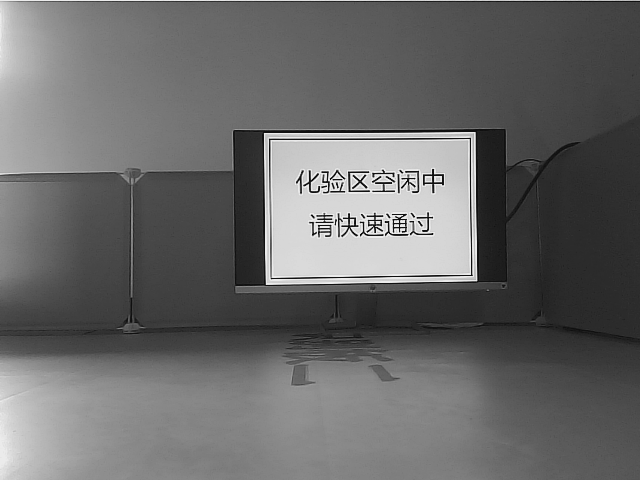
#> input picture cars/car22/rootfs/home/keyuan22/board2_ocr/samples/pass.png, 640 x 480 px
$ python -i board2_ocr_worker.py   (imports and definitions only)
#> lines starting #> are read from the running program, lines starting #| are printed output that depends on the picture; after the words box and inside, x2 and y2 are one past the last pixel; in counts of white or black regions, pixels touching at a corner belong together
#> further down, picture is the input picture: shape (480, 640); min 16, max 235, mean 104.9
#!/usr/bin/env python3
"""Board-2 OCR worker: line recognition with PP-OCR, detector as backstop.

Two paths, both validated by parsing the recognised text:

  1. Fast path: locate a bright sign panel with contours, rank the candidates
     by how much text ink their lower band contains, and run the recogniser
     only.  ~110 ms on a Pi 4.  This assumes the usual two-line sign, so it is
     purely an optimisation.
  2. General path: full-frame PP-OCR detection (no layout assumption) followed
     by recognition.  ~0.5 s at native resolution, with a second pass at
     min-side 736 for small/distant signs.  This is what makes the worker
     usable on a different board, a printed A4 sheet, a monitor, or another
     angle.

Speed/accuracy knobs (measured on the car's Pi 4B, 640x480 mono8 frames):
  * Recognition input width: 192 instead of the default 320.  112 ms vs
    178 ms for the same 9/9 correct readings on a live board, 0/143 errors on
    the augmented sample set.
  * intra_op_num_threads=2: one thread loses ~1.6x; two leave two of the four
    cores for the 1 kHz chassis loop.
  * Detection uses PP-OCRv6 det_tiny (1.8 MB): same 736-upscale accuracy as
    det_small on distant-sign tests, but 1.0 s instead of 2.1 s.  The default
    det_small at limit 736 costs ~2.35 s.
  * The 4.5 MB rec_tiny model is 3x faster again but misread 通过 on 4/9 live
    board frames, so it is not used.  A smaller board/font is even harder.

Protocol (matches pharmacy_pkg/pharmacy_board2_node):
  stdout:  "READY" once after the model is warm,
           then one status line per request: FREE | BUSY_<n> | UNKNOWN
  stdin :  one PNG path per line (QUIT exits)

Standalone use:
  python3 board2_ocr_worker.py --image samples/wait8.png
  python3 board2_ocr_worker.py --dir samples
"""

import argparse
import os
import re
import sys
import time

import cv2
import numpy as np
from rapidocr import RapidOCR

HERE = os.path.dirname(os.path.abspath(__file__))
MODEL_DIR = os.path.join(HERE, "models")
SMALL_REC = os.path.join(MODEL_DIR, "PP-OCRv6_rec_small.onnx")
TINY_DET = os.path.join(MODEL_DIR, "PP-OCRv6_det_tiny.onnx")
# The line is five characters wide.  320 is the model's default padding width
# and costs 2x more for no accuracy gain here; 192 keeps room for longer text.
REC_WIDTH = 192
FALLBACK_SIDE = 480

DIGITS = str.maketrans("０１２３４５６７８９", "0123456789")


# [10 lines left out: function parse_status, not called in this run]


MIN_INK = 0.012
MAX_CANDIDATES = 3


def _ink(band: np.ndarray) -> float:
    """Fraction of clearly darker pixels: text ink on a bright sign panel."""
    if band.size == 0:
        return 0.0
    median = float(np.median(band))
    return float((band < median - 40).mean())


def line_candidates(gray: np.ndarray, limit: int = MAX_CANDIDATES):
    """Return up to `limit` bottom-line crops, most text-like first.

    A single Otsu threshold is not enough: in daylight the wall behind the
    sign is also bright and becomes the largest blob.  Score a few high
    percentile thresholds instead and keep every sign-like rectangle
    (2-40 % of the frame, aspect 1.05-2.6, mostly filled).  The rectangles are
    then ranked by the ink fraction of their lower text band, because the
    largest bright blob is often a wall with no text on it.

    Returns [] when nothing looks like printed text; the caller must not fall
    back to full-frame detection in that case (the wall would be scanned on
    every frame while the car is driving).
    """
#> called with limit = 3
    height, width = gray.shape[:2]
#> height = 480; width = 640
    frame_area = float(height * width)
#> frame_area = 307200
    otsu, _ = cv2.threshold(gray, 0, 255, cv2.THRESH_BINARY + cv2.THRESH_OTSU)
#> otsu = 115
    thresholds = [np.percentile(gray, 90), otsu, np.percentile(gray, 85)]
#> thresholds = [194, 115, 153]
    found = {}
    for threshold in thresholds:
        if not np.isfinite(threshold) or threshold >= 255.0:
            continue
        _, binary = cv2.threshold(gray, float(threshold), 255, cv2.THRESH_BINARY)
        contours, _ = cv2.findContours(binary, cv2.RETR_EXTERNAL,
                                       cv2.CHAIN_APPROX_SIMPLE)
        for contour in contours:
            x, y, w, h = cv2.boundingRect(contour)
            if w < 0.15 * width or h < 0.08 * height:
                continue
            area = float(w * h)
            fraction = area / frame_area
            aspect = float(w) / float(max(1, h))
            fill = cv2.contourArea(contour) / max(1.0, area)
            if not (0.02 <= fraction <= 0.40 and 1.05 <= aspect <= 2.6 and fill >= 0.50):
                continue
            band = gray[y + int(h * 0.50):y + int(h * 0.92),
                        x + int(w * 0.06):x + int(w * 0.94)]
            key = (x, y, w, h)
            score = _ink(band)
            if key not in found or score > found[key][0]:
                found[key] = (score, area, band)
#> this loop made 3 passes
#> threshold on passes 1 to 3: 194, 115, 153
#> pass 1, in line_candidates, `_, binary = cv2.threshold(gray, float(threshold), 255, cv2.THRESH_BINA..`:
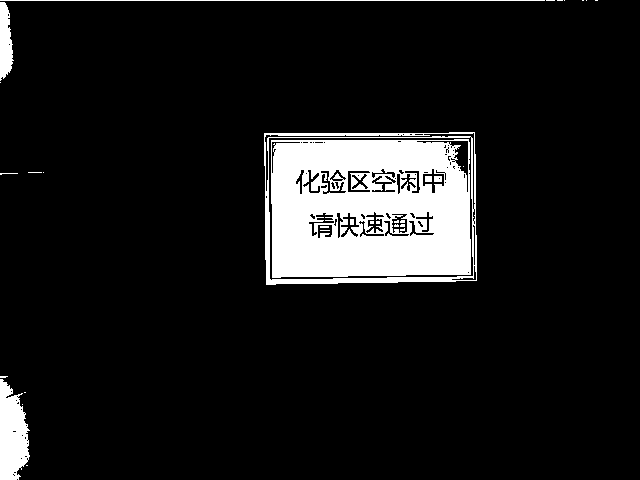
#> binary: shape (480, 640); 9.9% white; 32 white regions (23 under 20 px), largest, box (x1, y1, x2, y2) and area: (271, 139, 471, 278) 23804, (264, 132, 477, 285) 2843, (0, 379, 30, 480) 2220
#> pass 2, in line_candidates, `_, binary = cv2.threshold(gray, float(threshold), 255, cv2.THRESH_BINA..`:
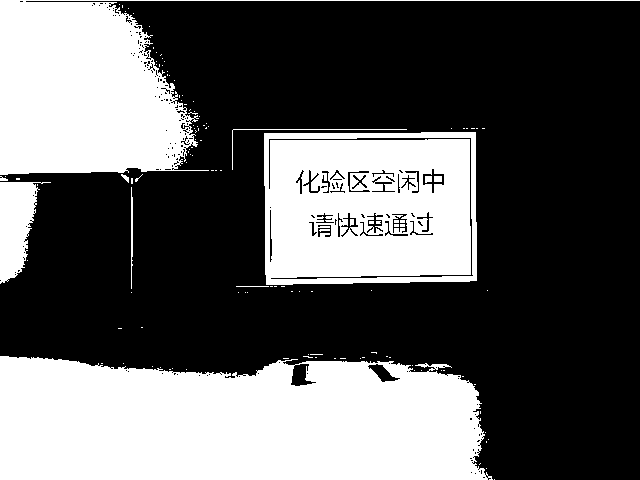
#> binary: shape (480, 640); 37.5% white; 126 white regions (113 under 20 px), largest, box (x1, y1, x2, y2) and area: (0, 356, 493, 480) 53879, (264, 132, 477, 285) 29081, (0, 0, 640, 175) 28514
#> pass 3, in line_candidates, `_, binary = cv2.threshold(gray, float(threshold), 255, cv2.THRESH_BINA..`:
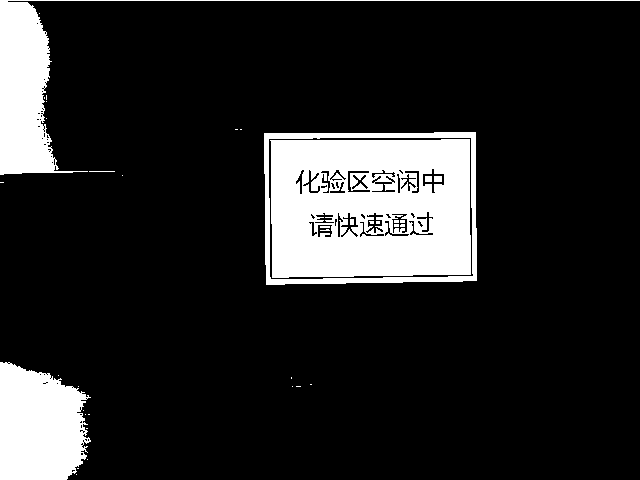
#> binary: shape (480, 640); 15% white; 38 white regions (29 under 20 px), largest, box (x1, y1, x2, y2) and area: (270, 139, 471, 278) 24829, (0, 362, 91, 480) 8673, (0, 0, 640, 175) 8639
#> after the loop:
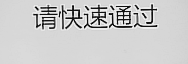
#> band: shape (64, 188); min 16, max 235, mean 202.7
#> after the loop, found = 1 item
    ranked = sorted(found.items(), key=lambda item: (item[1][0], item[1][1]),
                    reverse=True)
#> ranked = 1 item
    crops = []
    for _, (score, _, band) in ranked:
        if score < MIN_INK:
            break
        if band.size and band.shape[0] >= 8 and band.shape[1] >= 24:
            crops.append(band)
        if len(crops) >= limit:
            break
#> this loop made 1 pass
#> score on pass 1: 0.0889
#> after the loop, crops = 1 item
    return crops


# [4 lines left out: function bottom_line, not called in this run]


DETECT_LIMITS = (480, 736)
DETECT_BACKOFF = 0.8
DETECT_BACKOFF_MAX = 3.0


# [14 lines left out: function engine_params, not called in this run]


class Recognizer:
    """Fast crop-first reader with a general full-frame detector behind it.

    The crop is only an optimisation: it assumes a bright two-line panel and
    is validated by parsing its text, so a wrong crop costs one cheap
    recognition pass and falls through to detection.  Detection has no layout
    assumption, which is what makes the reader work on a different board,
    a printed A4 sheet, or a monitor at another angle.

    Two detector passes are used: native resolution first (fast), then a
    min-side 736 upscale for small/distant text.  A real 640x480 frame cannot
    resolve Chinese text much below a ~160 px wide sign; beyond that the
    result is genuinely unreadable, so the mission should stop closer.
    """

    # [21 lines left out: functions __init__, _detector, not called in this run]

    def _full_engine(self):
        """Native-resolution detector (kept for single-image tools/tests)."""
        return self._detector(DETECT_LIMITS[0])

    # [121 lines left out: functions reset, warmup, read, expected_from_name, run_dir, main, not called in this run]


# [2 lines not run here, left out]

>>> import cv2
>>> picture = cv2.imread('samples/pass.png', cv2.IMREAD_GRAYSCALE)
>>> result = line_candidates(picture)
#> result = 1 item

$ run again, on cars/car22/rootfs/home/keyuan22/board2_ocr/samples/wait10s_display.png
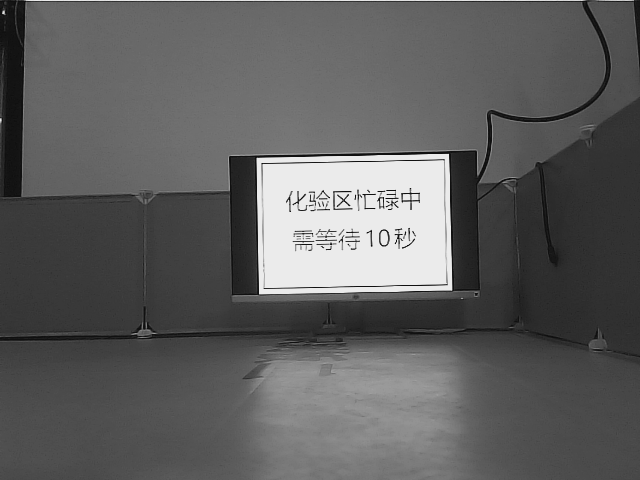
#> input picture cars/car22/rootfs/home/keyuan22/board2_ocr/samples/wait10s_display.png, 640 x 480 px
#> picture is the input picture: shape (480, 640); min 16, max 235, mean 95
#> otsu = 157
#> thresholds = [142, 157, 122]
#> the loop in line_candidates, `for threshold in thresholds:` made 3 passes
#> threshold on passes 1 to 3: 142, 157, 122
#> pass 1, in line_candidates, `_, binary = cv2.threshold(gray, float(threshold), 255, cv2.THRESH_BINA..`:
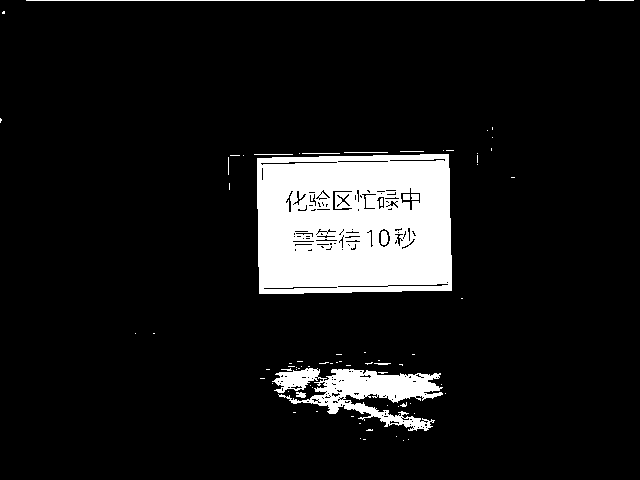
#> binary: shape (480, 640); 10% white; 78 white regions (64 under 20 px), largest, box (x1, y1, x2, y2) and area: (257, 154, 452, 294) 24671, (272, 368, 443, 431) 4697, (26, 0, 585, 1) 559
#> after the loop in line_candidates, `for threshold in thresholds:`:
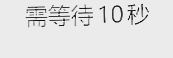
#> band: shape (58, 173); min 16, max 235, mean 225.6
#> after the loop in line_candidates, `for threshold in thresholds:`: found = 3 items
#> the loop in line_candidates, `for _, (score, _, band) in ranked:` made 3 passes
#> score on passes 1 to 3: 0.0714, 0.071, 0
#> after the loop in line_candidates, `for _, (score, _, band) in ranked:`: crops = 2 items
